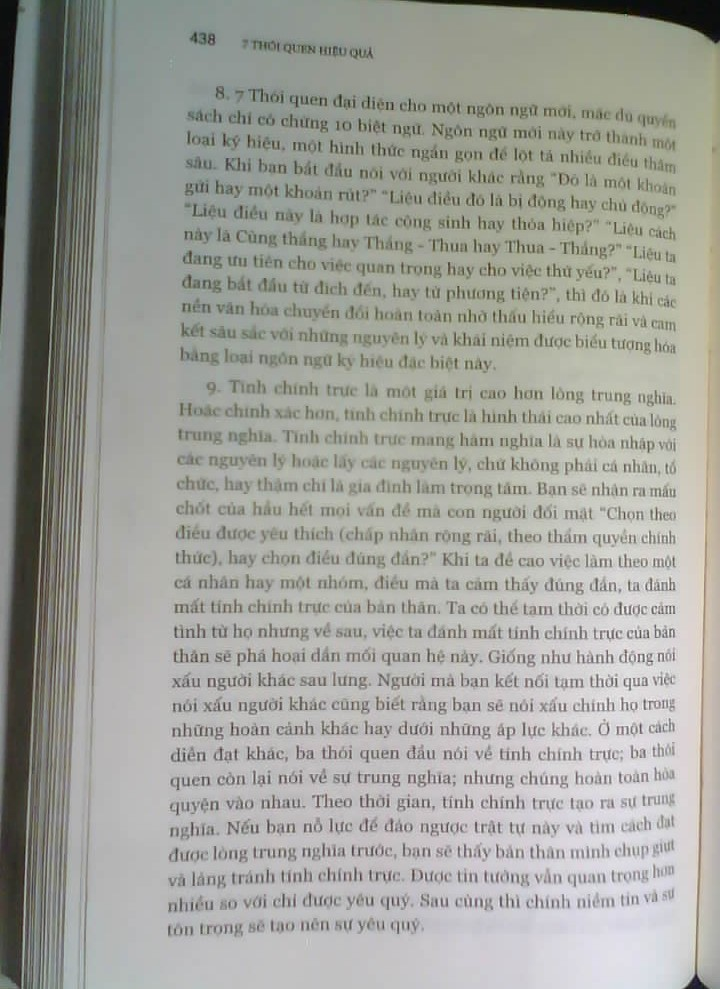
#> input picture dataset/raw/images/P001_C01_normal.jpg, 720 x 989 px
$ python -i enhance.py   (imports and definitions only)
#> lines starting #> are read from the running program, lines starting #| are printed output that depends on the picture; after the words box and inside, x2 and y2 are one past the last pixel; in counts of white or black regions, pixels touching at a corner belong together
#> further down, picture is the input picture: shape (989, 720, 3); mean B, G, R 155.6, 162.2, 161.2
"""Khâu 1a: nâng chất lượng ảnh trang theo cách cổ điển (không học, không nhị phân hóa).

Các bước (mỗi bước bật/tắt được để làm ablation):
  1. white balance theo màu giấy (bỏ ám xanh của OV2640),
  2. làm phẳng ánh sáng: chia cho nền ước lượng (bỏ tối mép/bóng),
  3. khử nhiễu nhẹ (Non-local Means),
  4. CLAHE nhẹ trên kênh sáng,
  5. unsharp mask nhẹ.
Đầu vào/ra: ảnh BGR uint8 (trang đã nắn).
"""
from __future__ import annotations

import cv2
import numpy as np

DEFAULT = dict(white_balance=True, flatten=True, denoise=True, clahe=True, sharpen=True)


def _paper_mask(img: np.ndarray) -> np.ndarray:
    g = cv2.cvtColor(img, cv2.COLOR_BGR2GRAY)
    thr = np.percentile(g[g > 20], 60) if (g > 20).any() else 128
#> thr = 176
    return g >= thr
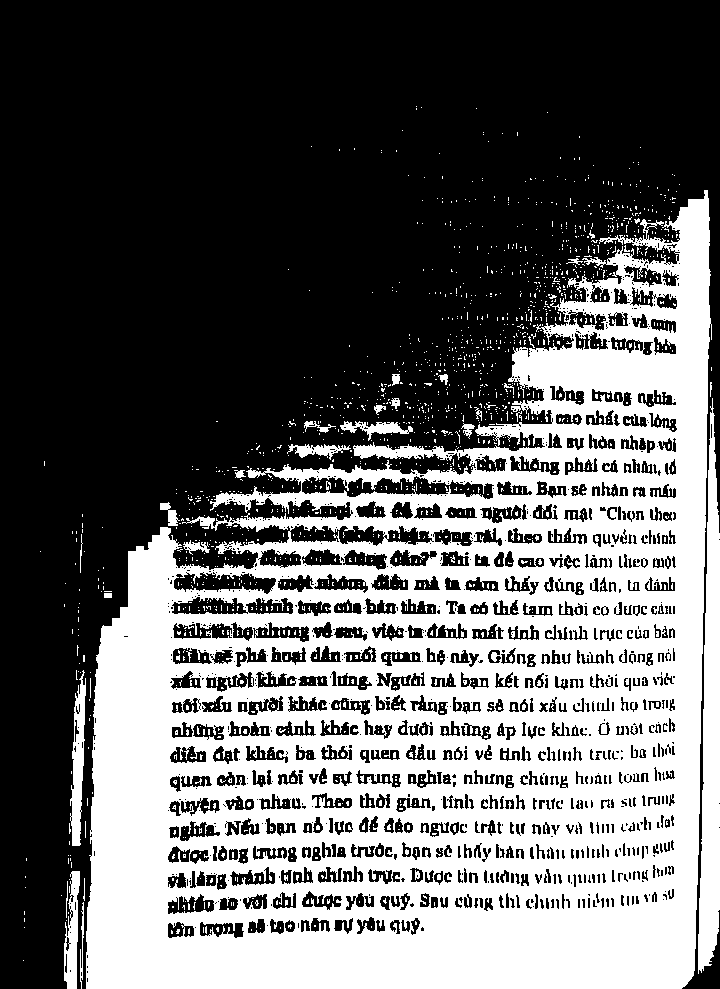
#> returned value: shape (989, 720) bool; 40.3% white; 1745 white regions (1706 under 20 px), largest, box (x1, y1, x2, y2) and area: (86, 190, 712, 989) 266183, (698, 398, 720, 974) 8165, (70, 670, 86, 846) 1553


def white_balance(img: np.ndarray, target=235.0) -> np.ndarray:
    m = _paper_mask(img)
    if m.sum() < 1000:
        return img
    ref = np.array([np.percentile(img[..., c][m], 75) for c in range(3)], np.float32)
#> ref = [202, 202, 204]
    gain = target / np.maximum(ref, 1.0)
#> gain = [1.16, 1.16, 1.15]
    return np.clip(img.astype(np.float32) * gain, 0, 255).astype(np.uint8)
#> returned value: shape (989, 720, 3)


def flatten_illumination(img: np.ndarray, target=240.0) -> np.ndarray:
    """Ước lượng nền giấy bằng closing (xóa chữ tối) + blur lớn, rồi chia."""
#> called with target = 240
    h, w = img.shape[:2]
#> h = 989; w = 720
    s = 0.25
    small = cv2.resize(img, (max(1, int(w * s)), max(1, int(h * s))), interpolation=cv2.INTER_AREA)
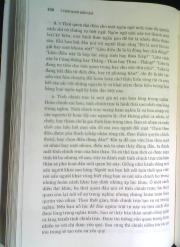
#> small: shape (247, 180, 3); mean B, G, R 180.3, 188.2, 185.2
    k = max(7, int(min(small.shape[:2]) * 0.04) | 1)
#> k = 7
    bg = cv2.morphologyEx(small, cv2.MORPH_CLOSE, cv2.getStructuringElement(cv2.MORPH_ELLIPSE, (k, k)))
    bg = cv2.medianBlur(bg, k if k <= 255 else 255)
    bg = cv2.GaussianBlur(bg, (0, 0), k / 2)
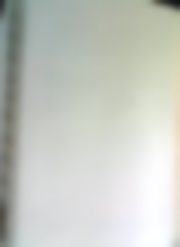
#> bg: shape (247, 180, 3); mean B, G, R 193.8, 200.8, 197.2
    bg = cv2.resize(bg, (w, h), interpolation=cv2.INTER_CUBIC).astype(np.float32)
#> bg: shape (989, 720, 3) float32
    out = img.astype(np.float32) / np.maximum(bg, 20.0) * target
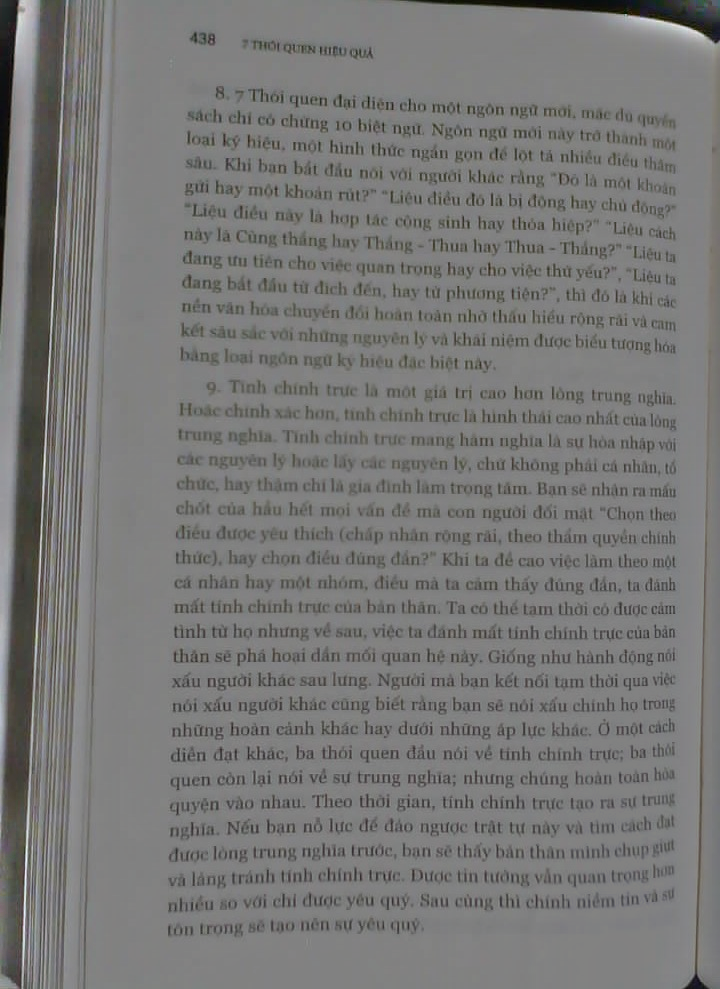
#> out: shape (989, 720, 3) float32; mean B, G, R 221.6, 223.5, 223.9; drawn with min black and max white
    return np.clip(out, 0, 255).astype(np.uint8)
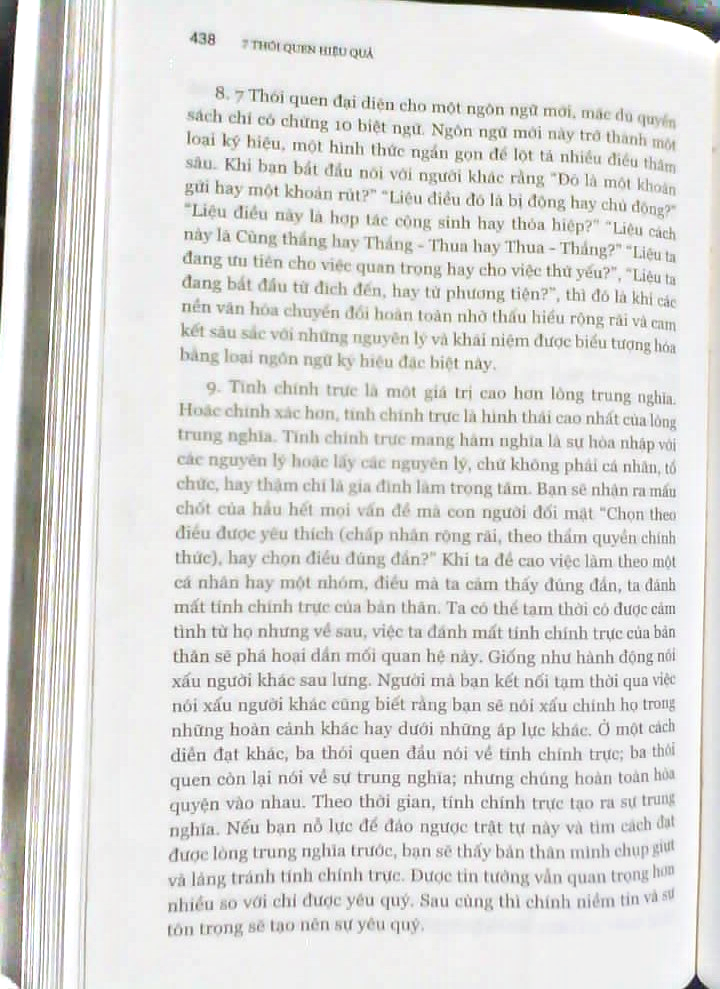
#> returned value: shape (989, 720, 3); mean of channels 0, 1, 2 219.9, 222, 222.4; drawn as B, G, R


def denoise(img: np.ndarray, h=4) -> np.ndarray:
#> called with h = 4
    return cv2.fastNlMeansDenoisingColored(img, None, h, h, 5, 15)


def clahe(img: np.ndarray, clip=1.5) -> np.ndarray:
#> called with clip = 1.5
    lab = cv2.cvtColor(img, cv2.COLOR_BGR2LAB)
#> lab: shape (989, 720, 3); mean of channels 0, 1, 2 225.2, 127.8, 129.1
    lab[..., 0] = cv2.createCLAHE(clipLimit=clip, tileGridSize=(8, 8)).apply(lab[..., 0])
#> lab: shape (989, 720, 3); mean of channels 0, 1, 2 215.4, 127.8, 129.1
    return cv2.cvtColor(lab, cv2.COLOR_LAB2BGR)
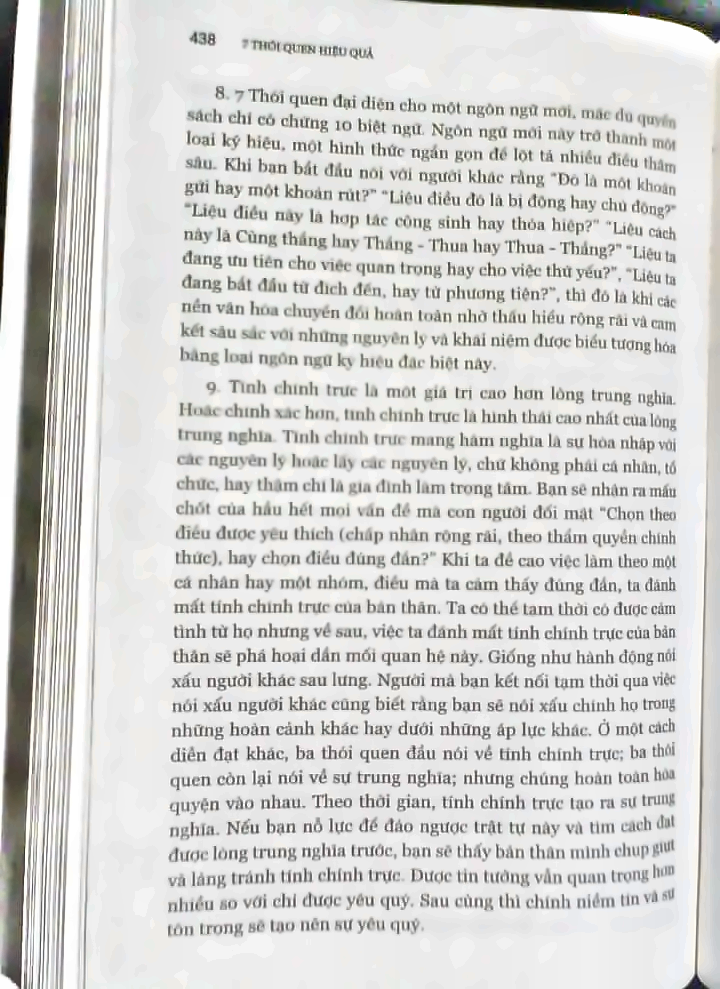
#> returned value: shape (989, 720, 3); mean B, G, R 209.8, 211.9, 212.2


def sharpen(img: np.ndarray, amount=0.6, sigma=1.2) -> np.ndarray:
#> called with amount = 0.6, sigma = 1.2
    blur = cv2.GaussianBlur(img, (0, 0), sigma)
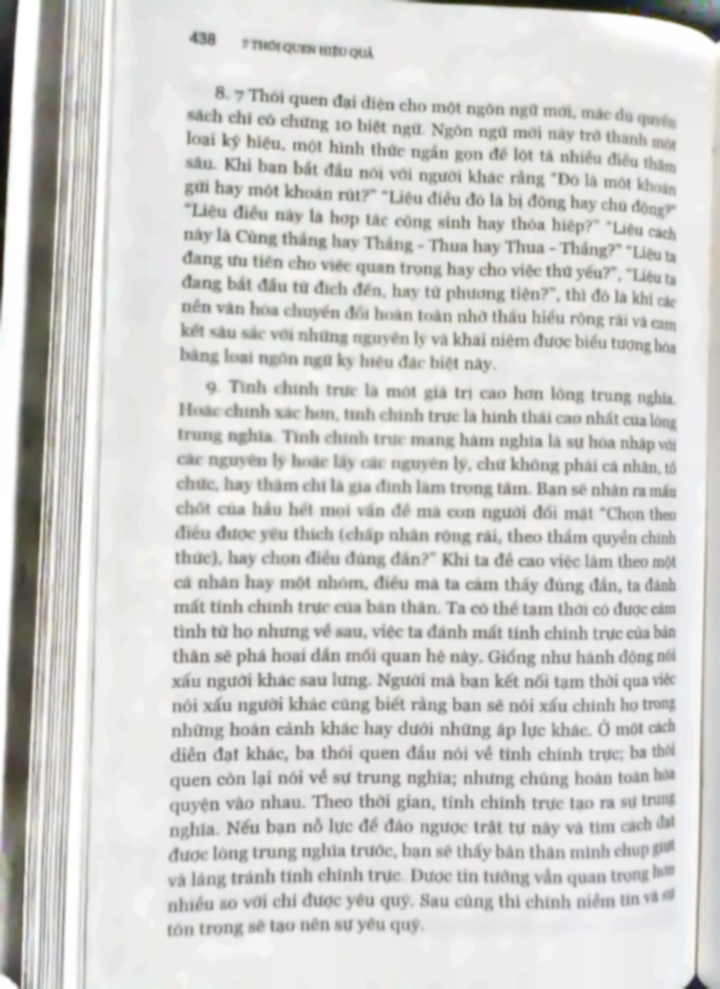
#> blur: shape (989, 720, 3); mean B, G, R 209.8, 211.9, 212.2
    return cv2.addWeighted(img, 1 + amount, blur, -amount, 0)


def enhance_1a(img: np.ndarray, **opts) -> np.ndarray:
    o = {**DEFAULT, **opts}
    out = img
    if o["white_balance"]:
        out = white_balance(out)
    if o["flatten"]:
        out = flatten_illumination(out)
    if o["denoise"]:
        out = denoise(out)
    if o["clahe"]:
        out = clahe(out)
    if o["sharpen"]:
        out = sharpen(out)
    return out

>>> import cv2
>>> picture = cv2.imread('../../dataset/raw/images/P001_C01_normal.jpg')
>>> result = enhance_1a(picture)
